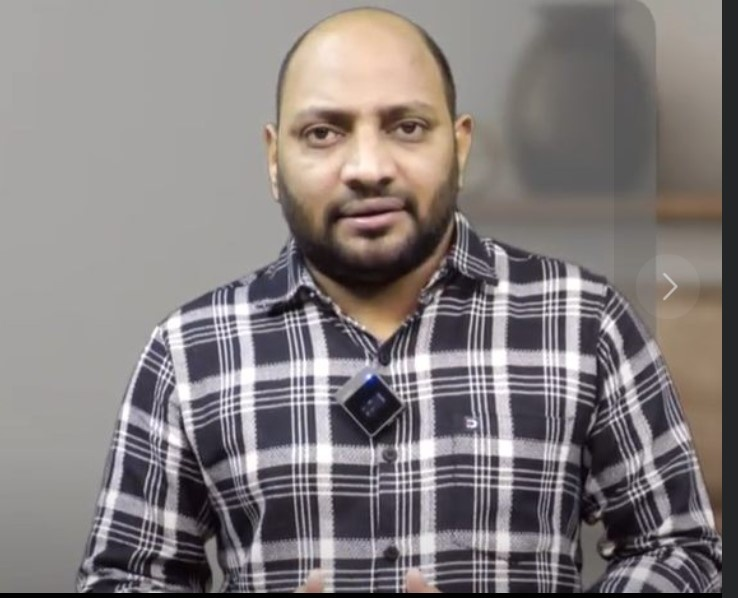
#> input picture Class_Room_Doc/June-2025/June-21-2025- cv project/16th, 20th, 21st - intro to cv2/7. OPENCV/haar cascade classifier basic project/output.jpg, 738 x 598 px, found by its file name
$ python 'Face Detection using HAAR Cascade Classifiers.py'
#> lines starting #> are read from the running program, lines starting #| are printed output that depends on the picture; after the words box and inside, x2 and y2 are one past the last pixel; in counts of white or black regions, pixels touching at a corner belong together
import numpy as np
import cv2

# Load the Haar Cascade for face detection
face_classifier = cv2.CascadeClassifier(r"/Users/gvijaykumarachary/Desktop/MyComputer/E-Drive/DataScience/Repos/python_programming/Class_Room_Doc/June-2025/June-21-2025- cv project/16th, 20th, 21st - intro to cv2/7. OPENCV/haar cascade classifier basic project/Haarcascades/haarcascade_frontalface_default.xml")

# Load the image
image = cv2.imread(r"/Users/gvijaykumarachary/Desktop/MyComputer/E-Drive/DataScience/Repos/python_programming/Class_Room_Doc/June-2025/June-21-2025- cv project/16th, 20th, 21st - intro to cv2/7. OPENCV/haar cascade classifier basic project/output.jpg")
#> image is the input picture: shape (598, 738, 3); mean B, G, R 125.7, 126, 132.3

#image = cv2.imread(r'C:\Users\A3MAX SOFTWARE TECH\Desktop\WORK\2. DATASCIENCE PROJECT\10. Computer vision\Computer-Vision-Tutorial-master\Computer-Vision-Tutorial-master\image_examples\5.jpg')

# Check if the image is loaded correctly
if image is None:
    print("Error: Image not found or cannot be loaded!")
    exit()  # Exit if image is not loaded

# Convert the image to grayscale
gray = cv2.cvtColor(image, cv2.COLOR_BGR2GRAY)
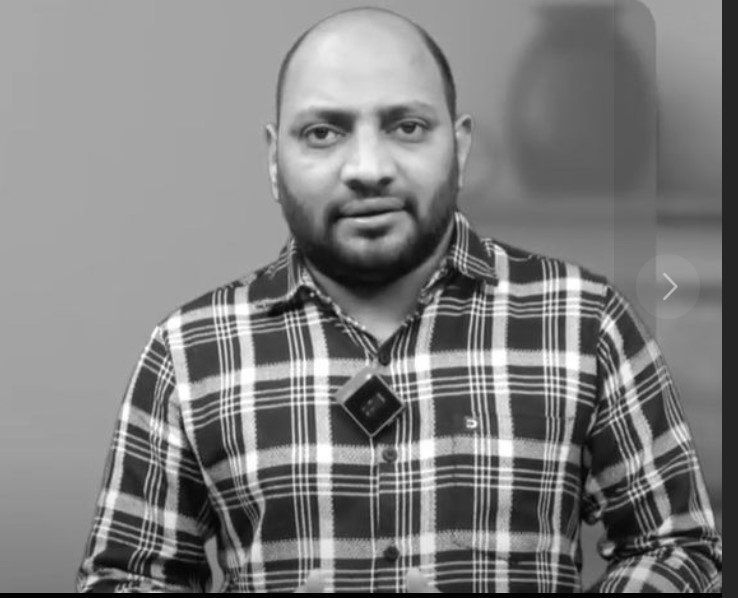
#> gray: shape (598, 738); min 0, max 255, mean 127.8

# Detect faces in the image
faces = face_classifier.detectMultiScale(gray, 1.3, 5)
#> faces = [[256, 44, 222, 222]]

# Check if faces are detected
if len(faces) == 0:
    print("No faces found!")
else:
    # Draw rectangles around the faces
    for (x, y, w, h) in faces:  # (x, y) is the top-left corner, and (w, h) is the width and height of the face
        cv2.rectangle(image, (x, y), (x + w, y + h), (127, 0, 255), 2)
#> this loop made 1 pass
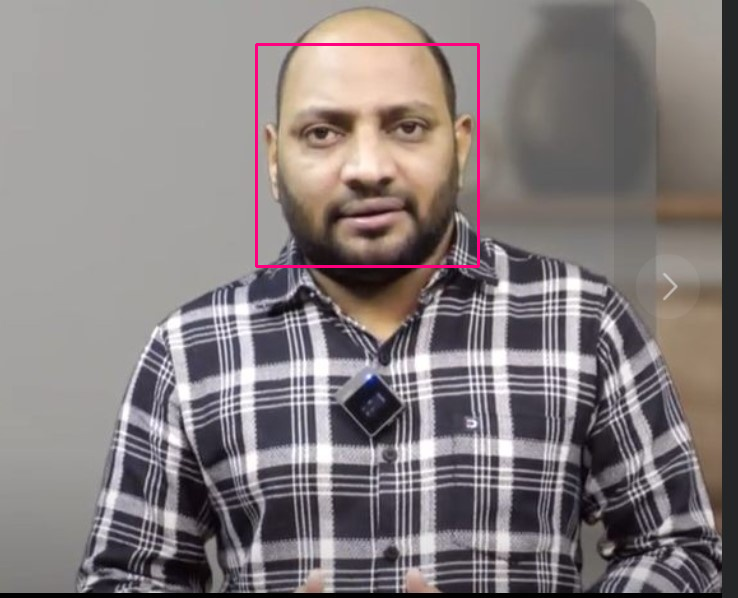
#> image: shape (598, 738, 3); 0.6% of pixels changed, all inside (x1, y1, x2, y2) = (255, 43, 480, 268)

    # Display the output image
    cv2.imshow('Face Detection', image)
    cv2.waitKey(0)  # Wait for a key press to close the window

# Close all OpenCV windows
cv2.destroyAllWindows()
